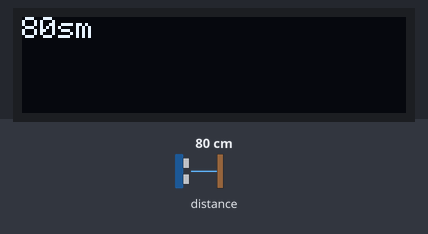
This sketch was run on a simulated Arduino Uno, built with avr-gcc and run on an emulated ATmega328P. On the bench: 128×32 one-colour display. Inputs (shaded band) come from the test bench; at power-on: distance to the obstacle 80 cm. The display library's start-up logo is not drawn.

Above: at 2.2 s.
2.3 s: distance to the obstacle set to 2 cm
At 3.5 s:
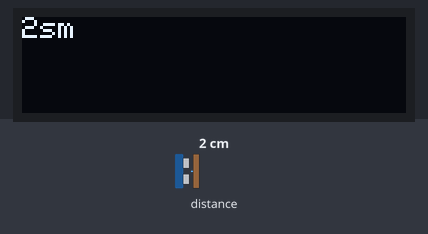
3.8 s: distance to the obstacle set to 4 cm
At 4.5 s:
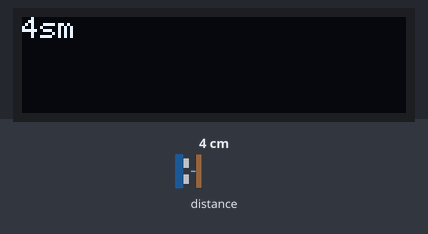
5.3 s: distance to the obstacle set to 9 cm
At 6.6 s:
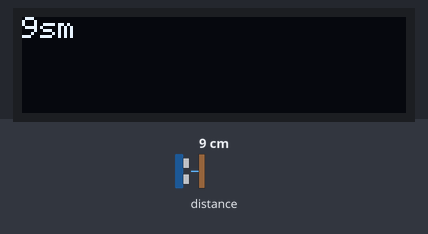
Timing chart, 0 to 8.3 s (numbered marks = the images above; inputs shaded):
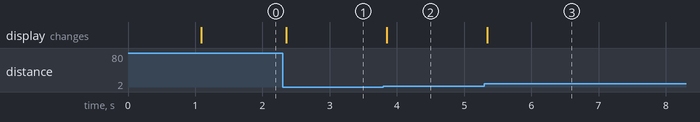

The sketch:

car_parking_system.ino
```cpp
#include <Wire.h>
#include <VL53L0X.h>
#include <Adafruit_GFX.h>
#include <Adafruit_SSD1306.h>

Adafruit_SSD1306 display = Adafruit_SSD1306(128, 32, &Wire);
VL53L0X sensor;

void setup() {
  display.begin(SSD1306_SWITCHCAPVCC, 0x3C);
  display.display();

  delay(1000);

  Serial.begin(115200);
  Wire.begin();

  sensor.setTimeout(500);
  if (!sensor.init())
  {
    Serial.println("Failed to detect and initialize sensor!");
    while (1) {}
  }

  // LONG RANGE ///////////
  //////////////////////////
  sensor.setSignalRateLimit(0.1);
  // increase laser pulse periods (defaults are 14 and 10 PCLKs)
  sensor.setVcselPulsePeriod(VL53L0X::VcselPeriodPreRange, 18);
  sensor.setVcselPulsePeriod(VL53L0X::VcselPeriodFinalRange, 14);

  // text display big!
  display.setTextSize(1);
  display.setTextColor(WHITE);
}

void loop() {
  int distance = sensor.readRangeSingleMillimeters();

  if (sensor.timeoutOccurred()) {

  } else {
    display.clearDisplay();
    display.setCursor(0,0);
    display.print(distance/10);
    display.print("sm");
    display.display();
  }
}
```

Measured:
- after the input at 2.3 s, the display: changes after 0.06 s (image 1)
- after the input at 3.8 s, the display: changes after 0.05 s (image 2)
- after the input at 5.3 s, the display: changes at once (image 3)
